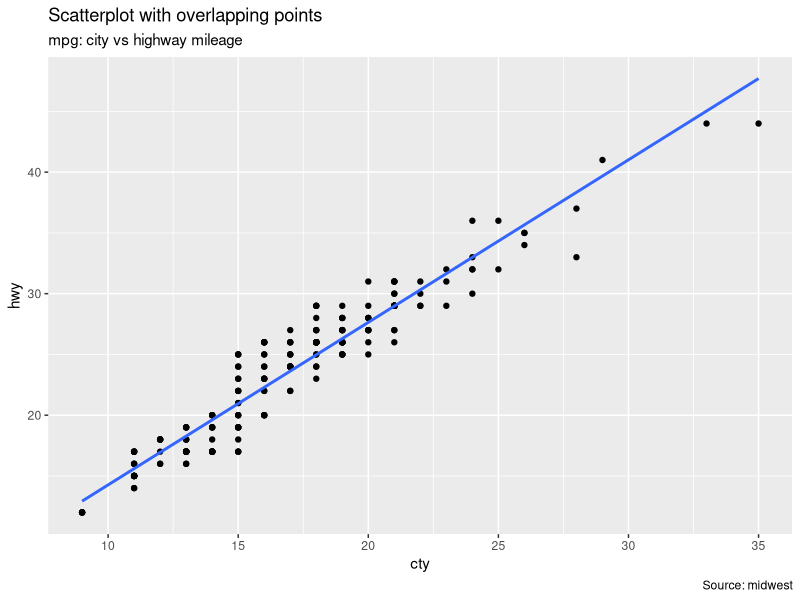

The R script that drew this image:
score <- 1

library(ggplot2)
data(mpg, package="ggplot2") # alternate source: "http://goo.gl/uEeRGu")




### regression####
regression <- 
  ggplot(mpg, aes(cty, hwy))+
  geom_point() + 
  geom_smooth(method="lm", se=F) +
  labs(subtitle="mpg: city vs highway mileage", 
       y="hwy", 
       x="cty", 
       title="Scatterplot with overlapping points", 
       caption="Source: midwest")
